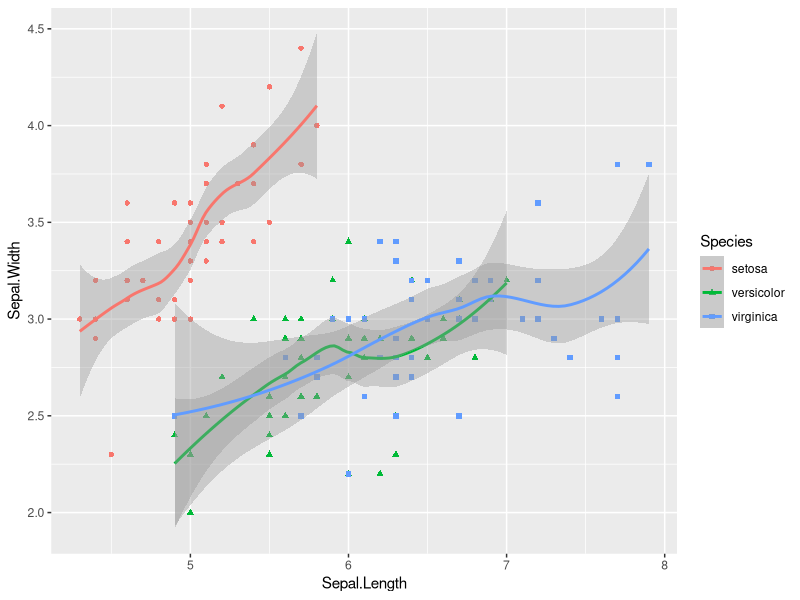
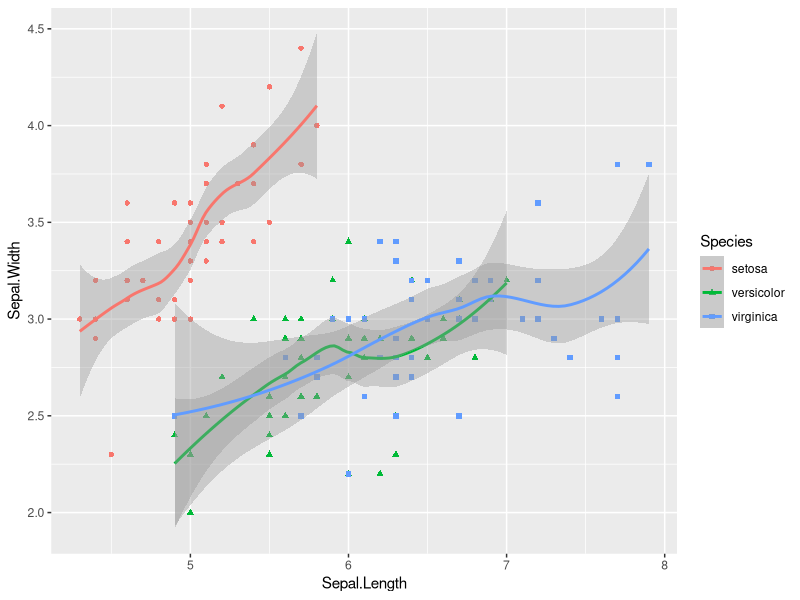
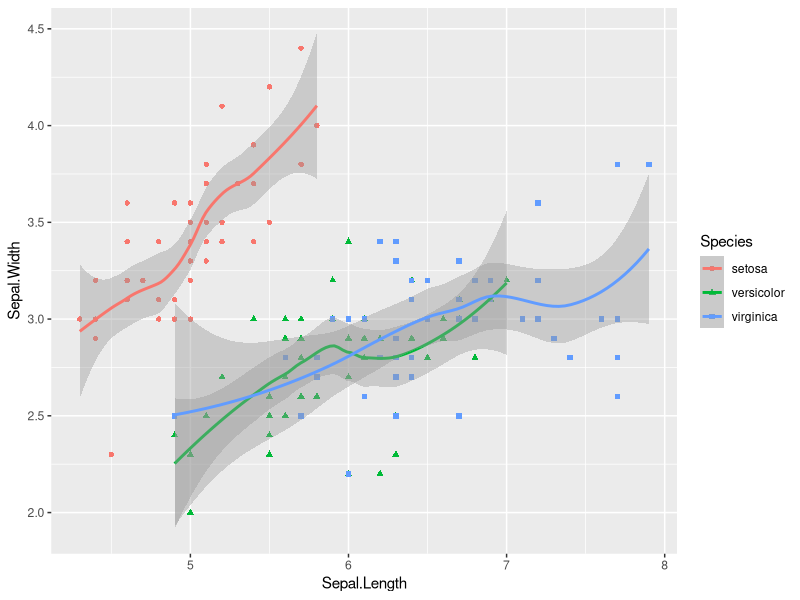
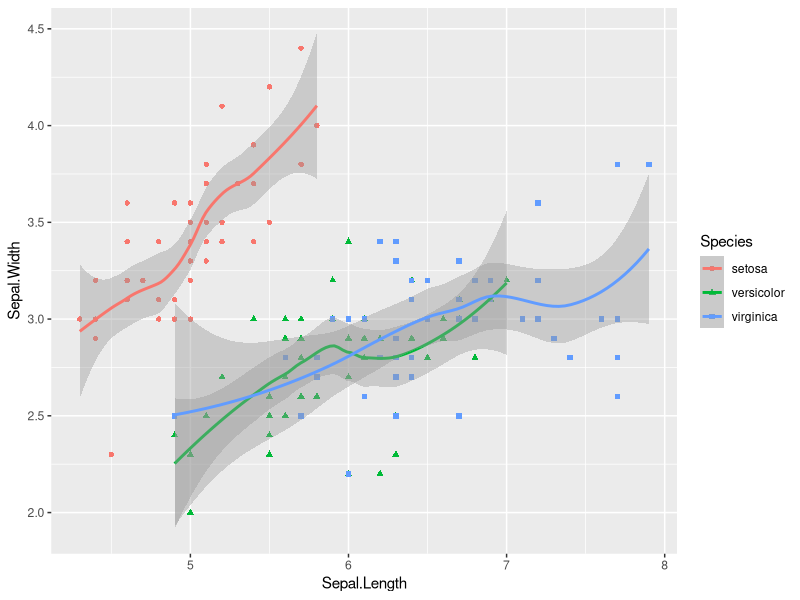
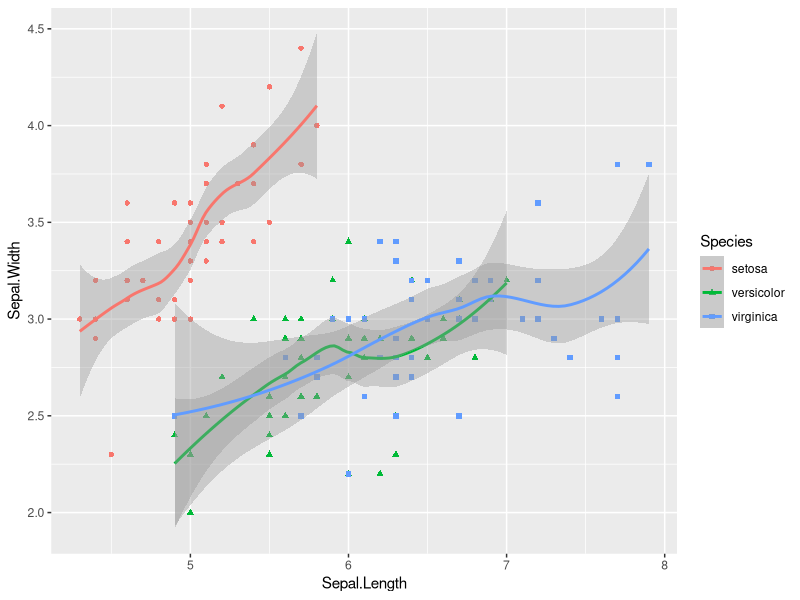

Write R code to recreate these figures, in order.
## ---- chunk 1
knitr::opts_chunk$set(echo = TRUE)
## ---- chunk 2
iris[duplicated(iris), ]
## ---- chunk 3
summary(iris)
## ---- chunk 4
log(-3:3)
## ---- chunk 5
log(-3:3)
## ---- chunk 6
lm(Sepal.Width ~ Sepal.Length, data = iris)
## ---- chunk 7
library(ggplot2)

ggplot(data = iris, aes(x = Sepal.Length, y = Sepal.Width, 
                        color = Species, shape = Species)) +
  geom_point() +
  geom_smooth()
## ---- chunk 8
ggplot(data = iris, aes(x = Sepal.Length, y = Sepal.Width, 
                        color = Species, shape = Species)) +
  geom_point() +
  geom_smooth()
## ---- chunk 9
ggplot(data = iris, aes(x = Sepal.Length, y = Sepal.Width, 
                        color = Species, shape = Species)) +
  geom_point() +
  geom_smooth()
## ---- chunk 10
ggplot(data = iris, aes(x = Sepal.Length, y = Sepal.Width, 
                        color = Species, shape = Species)) +
  geom_point() +
  geom_smooth()
## ---- chunk 11
ggplot(data = iris, aes(x = Sepal.Length, y = Sepal.Width, 
                        color = Species, shape = Species)) +
  geom_point() +
  geom_smooth()
